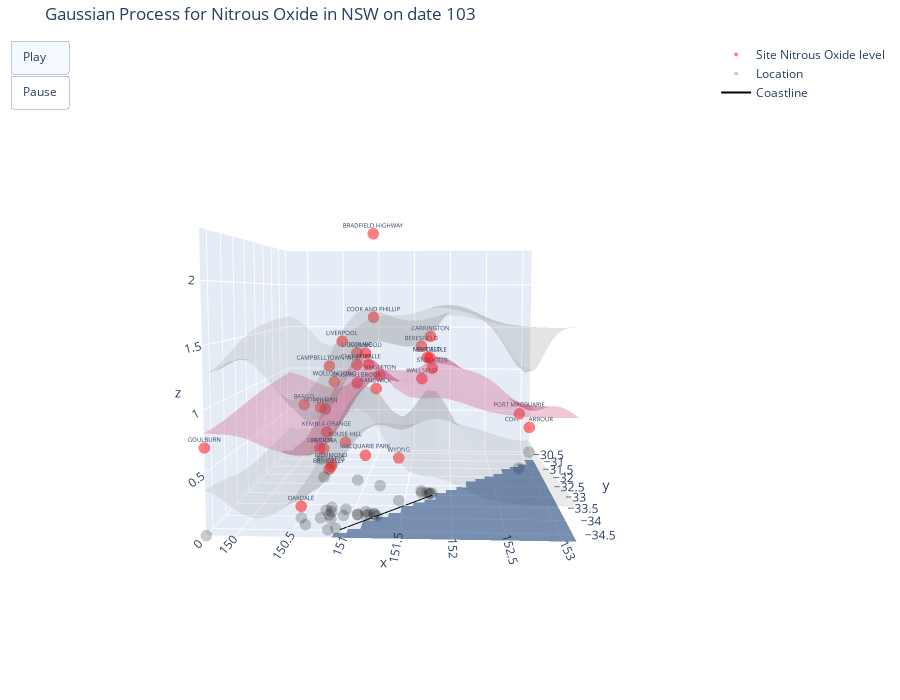

Here is the notebook cell this chart was saved with:
### Code cell
# Set parameters
cov_func_name = "ARD"

# Create Gaussian process object - Have to update hyperparameter initialisation for ARD (multiple lengthscales)
sgp = SGP(df, target_var, target_name, long_low, long_up, lat_low, lat_up, 
          date, cov_func_name)

# Make bounds for optimiser (log-scale)
bounds = ((np.log(0.5 * sgp.hyper_params[0]), np.log(2 * sgp.hyper_params[0])), 
          (np.log(0.5 * sgp.hyper_params[1]), np.log(2 * sgp.hyper_params[1])), 
          (np.log(0.5 * sgp.hyper_params[2]), np.log(2 * sgp.hyper_params[2])), 
          (np.log(0.5 * sgp.sigma_n), np.log(2 * sgp.sigma_n)))

# Fit GP
sgp.fit(bounds = bounds)

# Plot it
sgp.plot_preds()

### Figure 1 — Plotly figure (JSON) as saved in the notebook; plotly's stock layout.template omitted (floating-point values rounded to 4 significant figures; data arrays with more than 128 entries replaced by an {"elided": "..."} marker saying what was removed)
{"data": [{"hoverinfo": "skip", "marker": {"color": "red", "opacity": 0.5, "size": 4}, "mode": "markers+text", "name": "Site Nitrous Oxide level", "text": [["BARGO"], ["BERESFIELD"], ["BRADFIELD HIGHWAY"], ["BRINGELLY"], ["CAMDEN"], ["CAMPBELLTOWN WEST"], ["CARRINGTON"], ["CHULLORA"], ["COFFS HARBOUR"], ["COOK AND PHILLIP"], ["EARLWOOD"], ["GOULBURN"], ["GUNNEDAH"], ["KEMBLA GRANGE"], ["LIDCOMBE"], ["LIVERPOOL"], ["MACQUARIE PARK"], ["MAYFIELD"], ["MERRIWA"], ["MUSWELLBROOK"], ["NEWCASTLE"], ["OAKDALE"], ["PENRITH"], ["PORT MACQUARIE"], ["RANDWICK"], ["RICHMOND"], ["ROUSE HILL"], ["ROZELLE"], ["SINGLETON"], ["ST MARYS"], ["STOCKTON"], ["WALLSEND"], ["WOLLONGONG"], ["WYONG"]], "textfont": {"size": 6}, "type": "scatter3d", "x": [150.6, 151.7, 151.2, 150.8, 150.7, 150.8, 151.8, 151.0, 153.1, 151.2, 151.1, 149.7, 150.3, 150.8, 151.0, 150.9, 151.1, 151.7, 150.5, 150.9, 151.8, 150.5, 150.7, 152.9, 151.2, 150.7, 150.9, 151.2, 151.2, 150.8, 151.8, 151.7, 150.9, 151.4], "y": [-34.31, -32.8, -33.84, -33.92, -34.04, -34.07, -32.91, -33.89, -30.3, -33.87, -33.92, -34.73, -30.98, -34.47, -33.88, -33.93, -33.77, -32.89, -32.13, -32.27, -32.93, -34.05, -33.73, -31.45, -33.93, -33.62, -33.68, -33.86, -32.56, -33.8, -32.9, -32.89, -34.42, -33.28], "z": [1, 1.4, 2.4, 0.4, 0.6, 1.3, 1.5, 1.3, 0.3, 1.7, 1.4, 0.7, 0.6, 0.8, 1.4, 1.5, 0.5, 1.3, 0.3, 1, 1.3, 0.1, 0.9, 0.6, 1.1, 0.4, 0.6, 1.3, 1.1, 0.4, 1.2, 1.1, 1.2, 0.4]}, {"hoverinfo": "skip", "opacity": 0.3, "showscale": false, "surfacecolor": {"elided": "30x30 int values"}, "type": "surface", "x": [149.7, 149.8, 150.0, 150.1, 150.2, 150.3, 150.4, 150.5, 150.7, 150.8, 150.9, 151.0, 151.1, 151.2, 151.4, 151.5, 151.6, 151.7, 151.8, 151.9, 152.1, 152.2, 152.3, 152.4, 152.5, 152.6, 152.8, 152.9, 153.0, 153.1], "y": [-34.73, -34.58, -34.43, -34.28, -34.12, -33.97, -33.82, -33.66, -33.51, -33.36, -33.2, -33.05, -32.9, -32.75, -32.59, -32.44, -32.29, -32.13, -31.98, -31.83, -31.68, -31.52, -31.37, -31.22, -31.06, -30.91, -30.76, -30.6, -30.45, -30.3], "z": {"elided": "30x30 float values"}}, {"colorscale": [[0, "rgb(255,255,255)"], [0.125, "rgb(240,240,240)"], [0.25, "rgb(217,217,217)"], [0.375, "rgb(189,189,189)"], [0.5, "rgb(150,150,150)"], [0.625, "rgb(115,115,115)"], [0.75, "rgb(82,82,82)"], [0.875, "rgb(37,37,37)"], [1, "rgb(0, 0, 0)"]], "hoverinfo": "skip", "opacity": 0.2, "showscale": false, "surfacecolor": {"elided": "30x30 int values"}, "type": "surface", "x": [149.7, 149.8, 150.0, 150.1, 150.2, 150.3, 150.4, 150.5, 150.7, 150.8, 150.9, 151.0, 151.1, 151.2, 151.4, 151.5, 151.6, 151.7, 151.8, 151.9, 152.1, 152.2, 152.3, 152.4, 152.5, 152.6, 152.8, 152.9, 153.0, 153.1], "y": [-34.73, -34.58, -34.43, -34.28, -34.12, -33.97, -33.82, -33.66, -33.51, -33.36, -33.2, -33.05, -32.9, -32.75, -32.59, -32.44, -32.29, -32.13, -31.98, -31.83, -31.68, -31.52, -31.37, -31.22, -31.06, -30.91, -30.76, -30.6, -30.45, -30.3], "z": {"elided": "30x30 float values"}}, {"colorscale": [[0, "rgb(255,255,255)"], [0.125, "rgb(240,240,240)"], [0.25, "rgb(217,217,217)"], [0.375, "rgb(189,189,189)"], [0.5, "rgb(150,150,150)"], [0.625, "rgb(115,115,115)"], [0.75, "rgb(82,82,82)"], [0.875, "rgb(37,37,37)"], [1, "rgb(0, 0, 0)"]], "hoverinfo": "skip", "opacity": 0.2, "showscale": false, "surfacecolor": {"elided": "30x30 int values"}, "type": "surface", "x": [149.7, 149.8, 150.0, 150.1, 150.2, 150.3, 150.4, 150.5, 150.7, 150.8, 150.9, 151.0, 151.1, 151.2, 151.4, 151.5, 151.6, 151.7, 151.8, 151.9, 152.1, 152.2, 152.3, 152.4, 152.5, 152.6, 152.8, 152.9, 153.0, 153.1], "y": [-34.73, -34.58, -34.43, -34.28, -34.12, -33.97, -33.82, -33.66, -33.51, -33.36, -33.2, -33.05, -32.9, -32.75, -32.59, -32.44, -32.29, -32.13, -31.98, -31.83, -31.68, -31.52, -31.37, -31.22, -31.06, -30.91, -30.76, -30.6, -30.45, -30.3], "z": {"elided": "30x30 float values"}}, {"hoverinfo": "skip", "marker": {"color": "black", "opacity": 0.2, "size": 4}, "mode": "markers", "name": "Location", "type": "scatter3d", "x": [150.6, 151.7, 151.2, 150.8, 150.7, 150.8, 151.8, 151.0, 153.1, 151.2, 151.1, 149.7, 150.3, 150.8, 151.0, 150.9, 151.1, 151.7, 150.5, 150.9, 151.8, 150.5, 150.7, 152.9, 151.2, 150.7, 150.9, 151.2, 151.2, 150.8, 151.8, 151.7, 150.9, 151.4], "y": [-34.31, -32.8, -33.84, -33.92, -34.04, -34.07, -32.91, -33.89, -30.3, -33.87, -33.92, -34.73, -30.98, -34.47, -33.88, -33.93, -33.77, -32.89, -32.13, -32.27, -32.93, -34.05, -33.73, -31.45, -33.93, -33.62, -33.68, -33.86, -32.56, -33.8, -32.9, -32.89, -34.42, -33.28], "z": [0, 0, 0, 0, 0, 0, 0, 0, 0, 0, 0, 0, 0, 0, 0, 0, 0, 0, 0, 0, 0, 0, 0, 0, 0, 0, 0, 0, 0, 0, 0, 0, 0, 0]}, {"hoverinfo": "skip", "line": {"color": "black", "width": 2}, "mode": "lines", "name": "Coastline", "type": "scatter3d", "x": [151.8, 150.9], "y": [-32.98, -34.47], "z": [0, 0, 0]}, {"colorscale": [[0, "rgb(247,251,255)"], [0.125, "rgb(222,235,247)"], [0.25, "rgb(198,219,239)"], [0.375, "rgb(158,202,225)"], [0.5, "rgb(107,174,214)"], [0.625, "rgb(66,146,198)"], [0.75, "rgb(33,113,181)"], [0.875, "rgb(8,81,156)"], [1, "rgb(8,48,107)"]], "hoverinfo": "skip", "opacity": 0.5, "showscale": false, "surfacecolor": {"elided": "30x30 bool values"}, "type": "surface", "x": [149.7, 149.8, 150.0, 150.1, 150.2, 150.3, 150.4, 150.5, 150.7, 150.8, 150.9, 151.0, 151.1, 151.2, 151.4, 151.5, 151.6, 151.7, 151.8, 151.9, 152.1, 152.2, 152.3, 152.4, 152.5, 152.6, 152.8, 152.9, 153.0, 153.1], "y": [-34.73, -34.58, -34.43, -34.28, -34.12, -33.97, -33.82, -33.66, -33.51, -33.36, -33.2, -33.05, -32.9, -32.75, -32.59, -32.44, -32.29, -32.13, -31.98, -31.83, -31.68, -31.52, -31.37, -31.22, -31.06, -30.91, -30.76, -30.6, -30.45, -30.3], "z": {"elided": "30x30 int values"}}], "layout": {"height": 700, "margin": {"b": 10, "l": 10, "r": 10, "t": 40}, "scene": {"aspectmode": "manual", "aspectratio": {"x": 0.8432, "y": 1, "z": 0.7}, "camera": {"center": {"x": 0, "y": 0, "z": 0}, "eye": {"x": 0.1217, "y": -2.235, "z": 0.2052}, "projection": {"type": "perspective"}, "up": {"x": 0, "y": 0, "z": 1}}, "xaxis": {"range": [149.7, 153.1], "showspikes": false, "type": "linear"}, "yaxis": {"range": [-34.73, -30.3], "showspikes": false, "type": "linear"}, "zaxis": {"range": [0, 2.4], "showspikes": false, "type": "linear"}}, "title": {"text": "Gaussian Process for Nitrous Oxide in NSW on date 103"}, "updatemenus": [{"buttons": [{"args": [null], "label": "Play", "method": "animate"}, {"args": [null, {"frame": {"duration": 0, "redraw": false}, "mode": "immediate", "transition": {"duration": 0}}], "label": "Pause", "method": "animate"}], "type": "buttons"}], "width": 900}}
